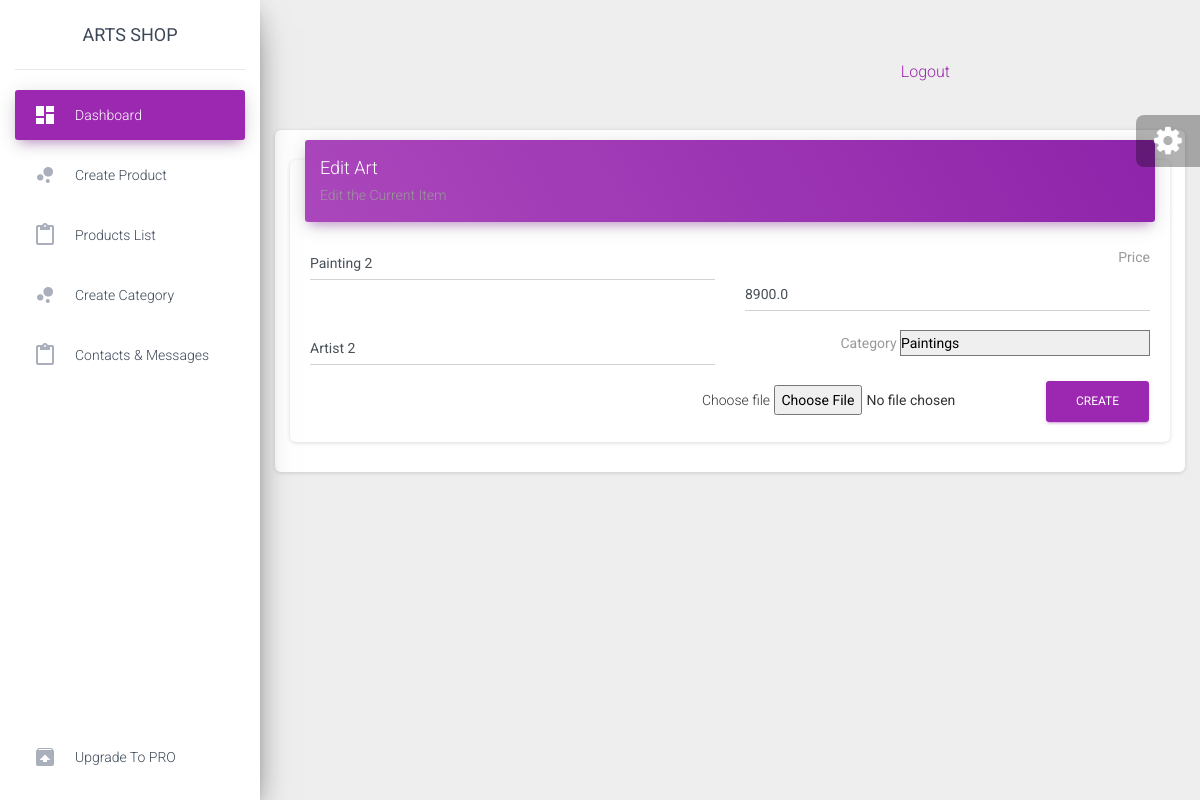
Page /dashboard/edit/product/3 (signed in) on the committed database.
### product/models.py (models this page shows)
class Product(models.Model):
     name=models.CharField(max_length=30)
     price = models.FloatField(default=0)
     categ_id=models.IntegerField(default=0)
     categ_name = models.CharField(max_length=30,default="-")
     picname = models.TextField(max_length=12, default="-")
     picurl = models.TextField(default="-")
     artist = models.TextField(max_length=100, default="-")
     description = models.TextField(max_length=200, default="-")

### core/views.py (the view, shortened to what this page needs)
# urls.py: path('dashboard/edit/product/<pk>', views.edit_product, name='edit_product'),
def edit_product(request,pk):
    if not request.user.is_authenticated:
        return redirect('goto_login')
    print('Executing edit_product')
    category = Category.objects.all()
    product = Product.objects.get(pk=pk)
    return render(request,'back/edit_product.html',{'pk':pk,'product':product,'category':category})

### product/templates/back/edit_product.html (shortened to what this page needs)
{% extends 'back/dashboard_master.html' %}
{% load staticfiles %}
{% block mainblock %}
<div class="content">
        <div class="container-fluid">
          <div class="card">
            <div class="card-header card-header-primary">
              <h4 class="card-title">Edit Art</h4>
              <p class="card-category">Edit the Current Item</p>
            </div>
            <div class="card-body">
                <form action="{%url 'edit_product' pk=product.pk %}" method="post" enctype="multipart/form-data" class="form-horizontal form-bordered">
                    <div class="row">
                        <div class="col-md-6">
                        <div class="form-group">
                            <input type="text" id="productname" name="productname" value="{{product.name}}" class="form-control">
                        </div>
                      </div>
                      <div class="col-md-6">
                        <div class="form-group">
                          <label class="bmd-label-floating">Price</label>
                            <input type="number" id="productprice" name="productprice" value="{{product.price}}" class="form-control">
                        </div>
                      </div>
                    </div>
                    <div class="row">
                      <div class="col-md-6">
                        <div class="form-group">
                            <input type="text" id="artist_name" name="artist_name"  value="{{product.artist}}" class="form-control">
                        </div>
                      </div>
                      <div class="col-md-6">
                        <div class="form-group">
                          <label class="bmd-label-floating">Category</label>
                            <select id="productcat" name="productcat" class="select-chosen"  style="width: 250px;">
                                <option value="{{product.categ_id}}">{{product.categ_name}}</option>
                            </select>
                        </div>
                      </div>
                    </div>
                        <span>Choose file</span>
                        <input type="file" id="myfile" name="myfile" value = "{{product.picurl}}" placeholder="{{product.picurl}}">
                    <button type="submit" class="btn btn-primary">Create</button>
                  </form>
            </div>
          </div>
        </div>
      </div>
{% endblock %}

### rows in the picture
Product: productname "Painting 2", productprice "8900.0", artist_name "Artist 2", productcat "Paintings"
